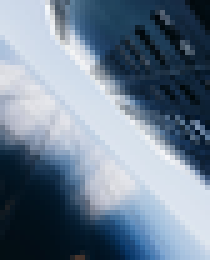
%> input picture Dorian/Hough/buildings.png, 42 x 52 px, shrunk from 256 x 320 before the run (shown 5 times larger)
$ octave main.m   (GNU Octave 9; MATLAB toolbox functions it lacks are replaced by stand-ins)
%> lines starting %> are read from the running program, lines starting %| are printed output that depends on the picture; in (x1, y1, x2, y2) boxes, pixels count from 0 and x2, y2 are one past the last pixel; in counts of white or black regions, pixels touching at a corner belong together; the program's own positions count from 1
clear; close all; clc;


%% D閠ection de droites

%%Lecture de l'image
I = im2double(imread('buildings.png'));

%%Param鑤res de l'algorithme
[N1,N2] = size(rgb2gray(I));
%> N1 = 52; N2 = 42
%rho
rho_max = sqrt((N1-1)^2+(N2-1)^2);
%> rho_max = 65.44
d_rho = 1/round(max([N1,N2])) * rho_max;
%> d_rho = 1.26
rho = -rho_max : d_rho : rho_max ;
%> rho = 105 values from -65.44 to 65.44
%theta
d_theta = 1/round(max([N1,N2])) * pi;
%> d_theta = 0.0604
theta_max = pi - d_theta;
%> theta_max = 3.08
theta = 0 : d_theta : theta_max ;
%> theta = 52 values from 0 to 3.08

%%Image des contours
Icont = edge(rgb2gray(I),'Canny');
%> Icont: size 52x42 logical; 5% white in thin lines or dots

%%Calcul de la matrice d'accumulation H
H = zeros(length(rho),length(theta));
R = zeros(size(H));
for x=1:N1
    for y=1:N2
        if (Icont(x,y) == 1)
            rau_j = x*cos(theta) + y*sin(theta);
            rau_j = (rau_j + rho_max) * (length(rho)/(2*rho_max));
            rau_j = round(rau_j);
            for i=1:length(theta)
                H(rau_j(i),i) = H(rau_j(i),i) + 1;
            end
        end
    end
end
%> this loop made 52 passes
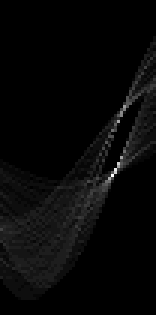
%> H: size 105x52 double (shown 3 times larger); min 0, max 35, mean 1; drawn with min black and max white
%> after the loop, rau_j = 52 values, max 100 at index 7, min 13 at index 52, mean 69.08

%%Extraction des maxima locaux
%Seuillage de H
seuil = 0.42 * max(H(:));
%> seuil = 14.7
H_max = (H >= seuil).*H;
% H_max = islocalmax(H_max,2); %Matrice des maxima locaux
                               %(necessite version r閏ente de matlab)
max_ind = find(H_max);
%> max_ind = [3736; 3840; 3841; 3929; 3944; 4047; 4048; 4136; 4150; 4151; 4238; 4239; 4253; 4341; 4342; 4356]
n = length(max_ind);
%> n = 16
[Rau,Theta] = ind2sub(size(H),max_ind);
%> Rau = [61; 60; 61; 44; 59; 57; 58; 41; 55; 56; 38; 39; 53; 36; 37; 51]; Theta = [36; 37; 37; 38; 38; 39; 39; 40; 40; 40; 41; 41; 41; 42; 42; 42]
Theta = Theta * d_theta ;
%> Theta = [2.17; 2.24; 2.24; 2.3; 2.3; 2.36; 2.36; 2.42; 2.42; 2.42; 2.48; 2.48; 2.48; 2.54; 2.54; 2.54]
Rau = Rau * d_rho - rho_max;
%> Rau = [11.33; 10.07; 11.33; -10.07; 8.81; 6.29; 7.55; -13.84; 3.78; 5.03; -17.62; -16.36; 1.26; -20.13; -18.88; -1.26]

%%Calcul des points extremaux de chaque droite
P1=zeros(2,n);
P2=zeros(2,n);
for k=1:n
    if Theta(k) == 0 %si pente infinie
        P1(1,k) = Rau(k)/cos(Theta(k));
        P1(2,k) = 1;
        P2(1,k) = Rau(k)/cos(Theta(k));
        P2(2,k) = N1;
    else             %cas general
        P1(1,k) = 1;
        P1(2,k) = Rau(k)/sin(Theta(k));
        P2(1,k) = N2;
        P2(2,k) = (Rau(k)-N2*cos(Theta(k)))/sin(Theta(k));
    end
end
%> this loop made 16 passes
%> after the loop, P1 = 16 columns, first 8: [1 1 1 1 1 1 1 1; 13.76 12.79 14.39 -13.45 11.77 8.9 10.68 -20.87]; P2 = 16 columns, first 8: [42 42 42 42 42 42 42 42; 42.75 45.69 47.29 23.76 48.98 50.9 52.68 26.53]

%%Affichage de la matrice H et de ses maxima locaux
figure(1)
imshow(imadjust(H/(max(max(H)))),[], 'XData',theta,...
       'YData',rho,'InitialMagnification','fit');
xlabel('\theta (rad)')
ylabel('\rho')
axis on
axis normal
hold on
colormap(gca,hot)
title(['Matrice d''accumulation H (d\theta = ',num2str(d_theta), ...
        ', d\rho = ', num2str(d_rho),')']);
P = houghpeaks(H,10,'threshold',ceil(0.2*max(H(:))));
%> P = [59 38; 55 40; 41 40; 36 42; 61 36; 44 38; 51 42; 48 36; 48 43; 35 44]
x = theta(P(:,2));
%> x = [2.24 2.36 2.36 2.48 2.11 2.24 2.48 2.11 2.54 2.6]
y = rho(P(:,1));
%> y = [7.55 2.52 -15.1 -21.39 10.07 -11.33 -2.52 -6.29 -6.29 -22.65]
plot(x,y,'s','color','blue');

%%Affichage des droites d閠ect閑s sur l'image d'origine
figure(2)
imshow(I);
title(['Droites d閠ect閑s avec ',num2str(n),' maxima']);
hold on;
for k=1:n
    plot([P1(1,k),P2(1,k)],[P1(2,k),P2(2,k)]);
end
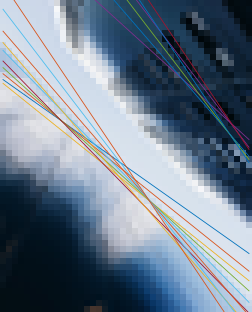
%> figure redrawn from the program's plot data; shown 6 times larger; its title reads 'Droites d閠ect閑s avec 16 maxima'


%% D閠ection de cercles

%%Image "braille1.png"

%%R閏up閞ation de l'image
I = im2double(imread('braille1.png'));
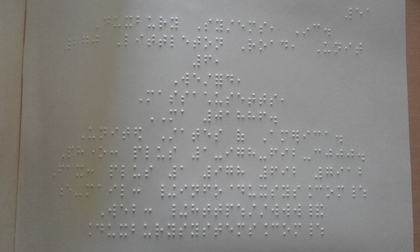
%> input picture Dorian/Hough/braille1.png, 420 x 252 px, shrunk from 2560 x 1536 before the run
%> I: size 252x420x3 double
I_rgb = rgb2gray(I);

%%Debruitage
%Top hat avec un disque de 8 pixels comme 閘閙ent structurant
se = strel('disk',8);
I_th = imtophat(I_rgb,se).*255;
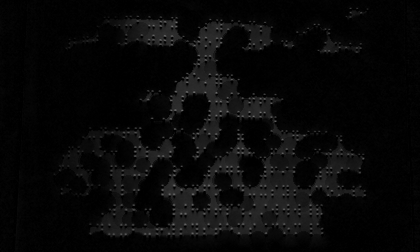
%> I_th: size 252x420 double; min 0, max 116.5, mean 9
%Seuillage
th_seuil = (I_th>9).*I_th;

%%Recherche des cercles
[c1,r1] = imfindcircles(th_seuil,[4 40]);
%> c1 = [177.3 104.6; 147.9 97.01; 289 43.47; 152.1 31.88; 156.2 156.7; 235.3 153.9; 253.8 35.84; 342.8 37.56]; r1 = [4.96; 5.34; 5.53; 12.54; 10.68; 14.21; 13.45; 16.9]

%%Affichage
figure(7)
hold on;
imshow(I);
viscircles(c1,max(r1)*ones(size(r1))-2,'EdgeColor','b');
title('Image d''origine et mise en 関idence des points')
%> figure, not shown here; its title reads 'Image d'origine et mise en 関idence des points'


%%Image "braille2.jpg"

%R閏up閞ation de l'image
I = im2double(imread('braille2.png'));
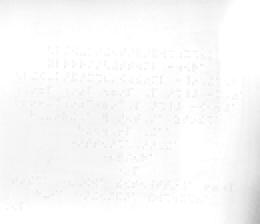
%> input picture Dorian/Hough/braille2.png, 130 x 112 px, shrunk from 794 x 684 before the run (shown 2 times larger)
%> I: size 112x130x3 double; min 0.706, max 1, mean 0.978
I_rgb = rgb2gray(I);
%> I_rgb: size 112x130 double

%Debruitage
filtre = fspecial('gaussian',[50,50],0.1);
I_filtre = (1-imfilter(I_rgb,filtre)).*255;
%Seuillage
I_seuil1 = (I_filtre>17).*I_filtre;
I_seuil2 = (I_seuil1>18).*255;
%> I_seuil2: size 112x130 double; 4.3% white; 5 white regions (4 under 20 px), largest, box (x1, y1, x2, y2) and area: (0, 0, 130, 112) 612

%Morphologie math閙atique
S = [0 0 0; 0 1 0; 0 1 0];
I_ouv1 = imopen(I_seuil2,S);
%> I_ouv1: size 112x130 double; 4.2% white; 1 white region, box (x1, y1, x2, y2) and area: (0, 0, 130, 112) 612

S2 = [1,1];
I_ouv2 = imopen(I_ouv1,S2);

I_dil = imdilate(I_ouv2,ones(4));
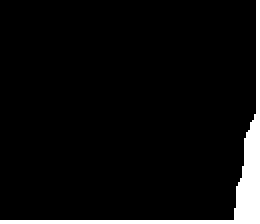
%> I_dil: size 112x130 double (shown 2 times larger); 5.9% white; 1 white region, box (x1, y1, x2, y2) and area: (0, 0, 130, 112) 852

%On trouve les cercles avec la tranform閑 de Hough
[c1,r1] = imfindcircles(I_dil,[1 40]);
%> c1 = [106.2 85.89]; r1 = 1

%Affichage
figure(8)
hold on;
imshow(I);
viscircles(c1,max(r1)*ones(size(r1))-2,'EdgeColor','b');
title('Image d''origine et mise en 関idence des points')
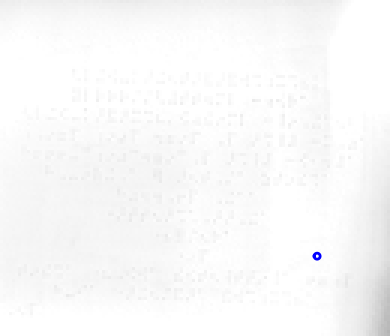
%> figure redrawn from the program's plot data; shown 3 times larger; its title reads 'Image d'origine et mise en 関idence des points'
